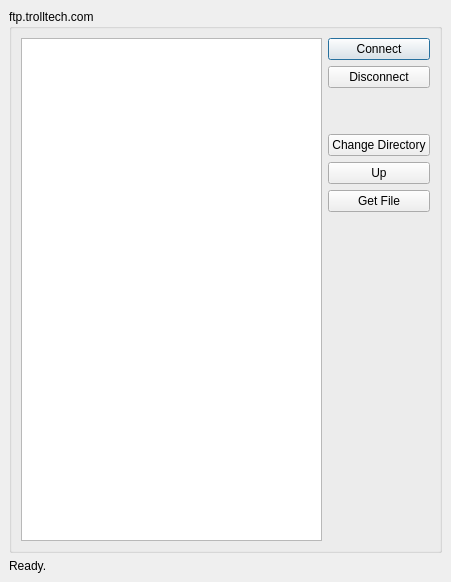
<ui version="4.0" >
 <comment>
   Copyright (c) 2006-2007, Johan Thelin
   
   All rights reserved.
   
   Redistribution and use in source and binary forms, with or without modification, 
   are permitted provided that the following conditions are met:
   
       * Redistributions of source code must retain the above copyright notice, 
         this list of conditions and the following disclaimer.
       * Redistributions in binary form must reproduce the above copyright notice,  
         this list of conditions and the following disclaimer in the documentation 
         and/or other materials provided with the distribution.
       * Neither the name of APress nor the names of its contributors 
         may be used to endorse or promote products derived from this software 
         without specific prior written permission.
   
   THIS SOFTWARE IS PROVIDED BY THE COPYRIGHT HOLDERS AND CONTRIBUTORS
   "AS IS" AND ANY EXPRESS OR IMPLIED WARRANTIES, INCLUDING, BUT NOT
   LIMITED TO, THE IMPLIED WARRANTIES OF MERCHANTABILITY AND FITNESS FOR
   A PARTICULAR PURPOSE ARE DISCLAIMED. IN NO EVENT SHALL THE COPYRIGHT OWNER OR
   CONTRIBUTORS BE LIABLE FOR ANY DIRECT, INDIRECT, INCIDENTAL, SPECIAL,
   EXEMPLARY, OR CONSEQUENTIAL DAMAGES (INCLUDING, BUT NOT LIMITED TO,
   PROCUREMENT OF SUBSTITUTE GOODS OR SERVICES; LOSS OF USE, DATA, OR
   PROFITS; OR BUSINESS INTERRUPTION) HOWEVER CAUSED AND ON ANY THEORY OF
   LIABILITY, WHETHER IN CONTRACT, STRICT LIABILITY, OR TORT (INCLUDING
   NEGLIGENCE OR OTHERWISE) ARISING IN ANY WAY OUT OF THE USE OF THIS
   SOFTWARE, EVEN IF ADVISED OF THE POSSIBILITY OF SUCH DAMAGE.
 </comment>
 <class>FtpDialog</class>
 <widget class="QDialog" name="FtpDialog" >
  <property name="geometry" >
   <rect>
    <x>0</x>
    <y>0</y>
    <width>451</width>
    <height>582</height>
   </rect>
  </property>
  <property name="windowTitle" >
   <string>FTP Client</string>
  </property>
  <layout class="QGridLayout" >
   <property name="margin" >
    <number>9</number>
   </property>
   <property name="spacing" >
    <number>6</number>
   </property>
   <item row="0" column="0" >
    <widget class="QGroupBox" name="groupBox" >
     <property name="title" >
      <string>ftp.trolltech.com</string>
     </property>
     <layout class="QGridLayout" >
      <property name="margin" >
       <number>9</number>
      </property>
      <property name="spacing" >
       <number>6</number>
      </property>
      <item row="2" column="1" >
       <spacer>
        <property name="orientation" >
         <enum>Qt::Vertical</enum>
        </property>
        <property name="sizeType" >
         <enum>QSizePolicy::Preferred</enum>
        </property>
        <property name="sizeHint" >
         <size>
          <width>20</width>
          <height>40</height>
         </size>
        </property>
       </spacer>
      </item>
      <item row="6" column="1" >
       <spacer>
        <property name="orientation" >
         <enum>Qt::Vertical</enum>
        </property>
        <property name="sizeHint" >
         <size>
          <width>20</width>
          <height>40</height>
         </size>
        </property>
       </spacer>
      </item>
      <item row="0" column="1" >
       <widget class="QPushButton" name="connectButton" >
        <property name="text" >
         <string>Connect</string>
        </property>
       </widget>
      </item>
      <item row="1" column="1" >
       <widget class="QPushButton" name="disconnectButton" >
        <property name="text" >
         <string>Disconnect</string>
        </property>
       </widget>
      </item>
      <item row="5" column="1" >
       <widget class="QPushButton" name="getButton" >
        <property name="text" >
         <string>Get File</string>
        </property>
       </widget>
      </item>
      <item row="4" column="1" >
       <widget class="QPushButton" name="upButton" >
        <property name="text" >
         <string>Up</string>
        </property>
       </widget>
      </item>
      <item row="3" column="1" >
       <widget class="QPushButton" name="cdButton" >
        <property name="text" >
         <string>Change Directory</string>
        </property>
       </widget>
      </item>
      <item rowspan="7" row="0" column="0" >
       <widget class="QListWidget" name="dirList" />
      </item>
     </layout>
    </widget>
   </item>
   <item row="1" column="0" >
    <widget class="QLabel" name="statusLabel" >
     <property name="text" >
      <string>Ready.</string>
     </property>
    </widget>
   </item>
  </layout>
 </widget>
 <resources/>
 <connections/>
</ui>
